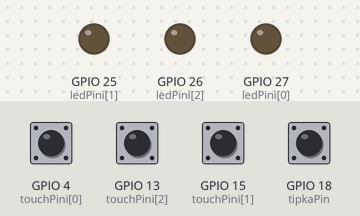
This program was run on a simulated ESP32. Parts: output pins drawn as LEDs (lit = HIGH). Dashed ring = blinking. The inputs (shaded band) are chosen by the test bench; at power-on: GPIO 4 (touchPini[0]), GPIO 13 (touchPini[2]), GPIO 15 (touchPini[1]), GPIO 18 (tipkaPin) HIGH. WiFi joins after 1.5 s; servers stay silent unless stated.

Above: at 2.7 s.
2.8 s: GPIO 4 (touchPini[0]) pulled LOW for 1 s
At 3.06 s:
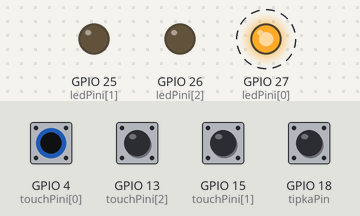
5.8 s: GPIO 13 (touchPini[2]) pulled LOW for 0.15 s
At 6.8 s:
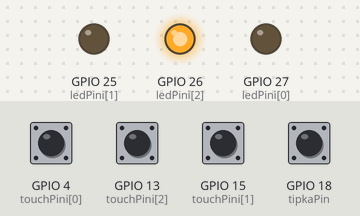
7.4 s: GPIO 15 (touchPini[1]) pulled LOW for 0.15 s
At 8.6 s:
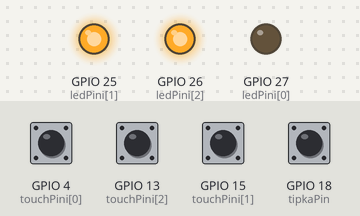
9.0 s: GPIO 4 (touchPini[0]) pulled LOW for 0.15 s
At 10.2 s:
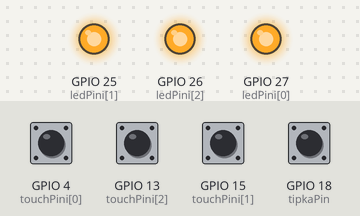
10.6 s: GPIO 13 (touchPini[2]) pulled LOW for 1 s
At 10.85 s:
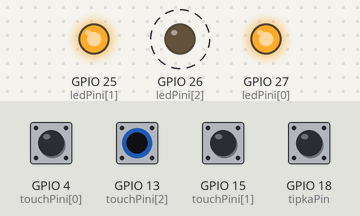
13.6 s: GPIO 15 (touchPini[1]) pulled LOW for 1 s
At 13.88 s:
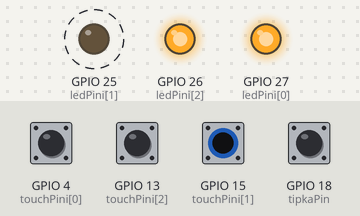
Timing chart, 0 to 16.6 s (numbered marks = the images above; inputs shaded):
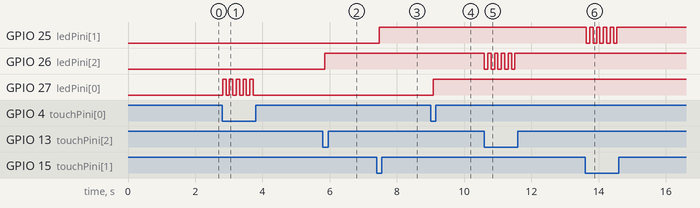

Measured:
- after the input at 2.8 s, GPIO 27 (ledPini[0]): alternates HIGH for 0.10 s and LOW for 0.10 s, 10 changes in all, then stays LOW, starting at once
- after the input at 5.8 s, GPIO 26 (ledPini[2]): LOW → HIGH after 0.05 s
- after the input at 7.4 s, GPIO 25 (ledPini[1]): LOW → HIGH after 0.07 s
- after the input at 9.0 s, GPIO 27 (ledPini[0]): LOW → HIGH after 0.08 s
- after the input at 10.6 s, GPIO 26 (ledPini[2]): alternates HIGH for 0.10 s and LOW for 0.10 s, 10 changes in all, then stays HIGH, starting at once
- after the input at 13.6 s, GPIO 25 (ledPini[1]): alternates HIGH for 0.10 s and LOW for 0.10 s, 10 changes in all, then stays HIGH, starting at once

The program:

main.cpp
```cpp
#include <Arduino.h>
#include <WiFi.h>
#include <WebSocketsClient.h>
#include <ArduinoJson.h>

const char* ssid = "Andraz’s iphone";
const char* password = "Marolt2005!";

// Definiramo pine za LED-ice in ustrezne touch senzorje
const int ledPini[] = {27, 25, 26}; // Modra, Zelena, Rdeča
const int touchPini[] = {T0, T3, T4}; // Odgovarjajoči touch pini na ESP32
const int tipkaPin = 18;

WebSocketsClient webSocket;

void setup() {
    Serial.begin(115200);
    for(int i=0; i<3; i++) pinMode(ledPini[i], OUTPUT);
    pinMode(tipkaPin, INPUT_PULLUP);

    WiFi.begin(ssid, password);
    while (WiFi.status() != WL_CONNECTED) delay(500);

    // Vzpostavitev WebSocket klienta do Node.js strežnika
    webSocket.begin("172.20.10.3", 8080);
    webSocket.setReconnectInterval(5000); // Avtomatsko ponovno povezovanje ob izpadu
}

void loop() {
    webSocket.loop(); // Vzdrževanje WebSocket povezave

    // --- 1. Logika za tipko ---
    // Pošlje komando za dinamično dodajanje/brisanje grafov v brskalniku
    static bool zadnjeStanjeTipke = HIGH;
    bool trenutnoStanje = digitalRead(tipkaPin);

    if (trenutnoStanje == LOW && zadnjeStanjeTipke == HIGH) {
        webSocket.sendTXT("{\"ukaz\": \"klik\"}");
        delay(50);
    }
    zadnjeStanjeTipke = trenutnoStanje;

    // --- 2. Logika za touch in LED ---
    // Vsakih 100ms preverimo vse 3 senzorje
    static unsigned long zadnjiCas = 0;
    if (millis() - zadnjiCas > 100) {
        for(int i = 0; i < 3; i++) {
            int touchVrednost = touchRead(touchPini[i]); // Branje kapacitivnosti

            // Lokalna inteligenca: če je vrednost majhna (dotik), preklopimo LED
            if(touchVrednost < 30) {
                digitalWrite(ledPini[i], !digitalRead(ledPini[i]));
            }

            // Serializacija v JSON za pošiljanje preko WebSocketa
            // Vsak senzor ima svoj 'id', da brskalnik ve, kateri graf posodobiti
            StaticJsonDocument<200> doc;
            doc["id"] = i;
            doc["val"] = touchVrednost;
            String output;
            serializeJson(doc, output);
            webSocket.sendTXT(output);
        }
        zadnjiCas = millis();
    }
}
```
